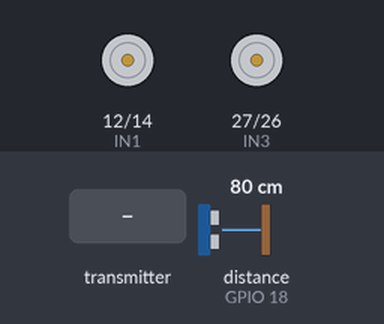
A sketch run on a simulated ESP32. Shown: motor-driver pin pairs drawn as motors (green arrow = first pin HIGH = forward, orange = second pin HIGH = backward, longer = more drive, scaled by the enable pin). The inputs (shaded band) are chosen by the test bench; at power-on: distance to the obstacle (sensor on GPIO 18) 80 cm. The echo pulse lasts 58.3 µs per cm; what the sketch prints to the serial monitor is not drawn.

Above: at 1.2 s.
1.3 s: the transmitter starts sending cmd = forward
2.8 s: the transmitter starts sending speed = 1024
At 4.0 s:
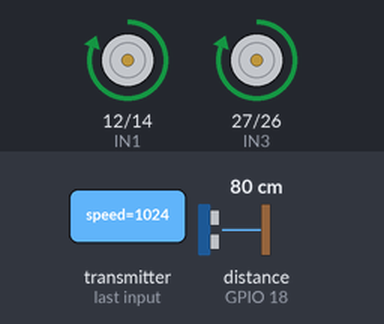
4.3 s: the transmitter starts sending cmd = backward
At 5.0 s:
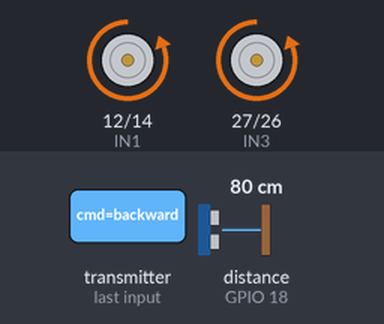
5.8 s: the transmitter starts sending speed = 0
At 6.1 s:
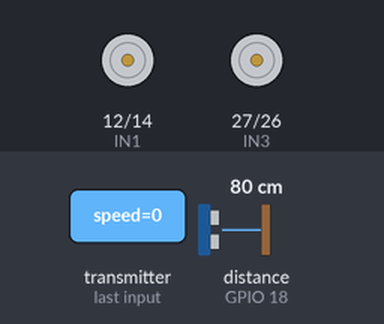
7.3 s: the transmitter starts sending cmd = left
8.8 s: the transmitter starts sending speed = 2048
At 9.6 s:
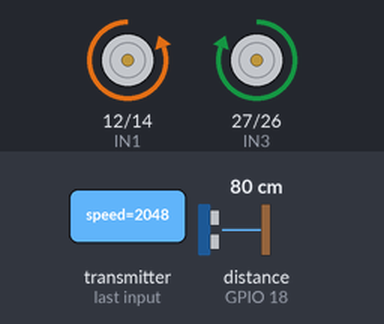
Timing chart, 0 to 11.3 s (numbered marks = the images above; inputs shaded):
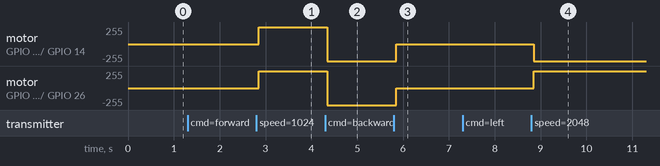

Measured:
- after the input at 2.8 s, motor on GPIO 12 (IN1) / GPIO 14 (IN2), motor on GPIO 27 (IN3) / GPIO 26 (IN4): stopped → forward 255/255 after 0.06 s
- after the input at 4.3 s, motor on GPIO 12 (IN1) / GPIO 14 (IN2), motor on GPIO 27 (IN3) / GPIO 26 (IN4): forward 255/255 → backward 255/255 after 0.05 s
- after the input at 5.8 s, motor on GPIO 12 (IN1) / GPIO 14 (IN2), motor on GPIO 27 (IN3) / GPIO 26 (IN4): backward 255/255 → stopped after 0.05 s
- after the input at 8.8 s, motor on GPIO 12 (IN1) / GPIO 14 (IN2): stopped → backward 255/255 after 0.05 s; motor on GPIO 27 (IN3) / GPIO 26 (IN4): stopped → forward 255/255 after 0.05 s

The sketch:

main_car.ino
```cpp
#include "motor_control.h"
#include "sensor_ultrasonic.h"
#include "espnow_comm.h"
#include "auto_mode.h"

void setup() {
  Serial.begin(115200);

  initMotors();
  initUltrasonic();
  initESPNow();

  Serial.println("System Ready");
}

void loop() {
  if (autoMode) {
    runAutoMode();
  }

  if (newGloveCmd) {
    executeMove(String(glovePacket.cmd), glovePacket.speed);
    newGloveCmd = false;
  }
}
```

auto_mode.c
```cpp
#include "auto_mode.h"
#include "motor_control.h"
#include "sensor_ultrasonic.h"

bool autoMode = false;

void runAutoMode(){
  int d = getDistance();

  if(d > 30){
    executeMove("forward",180);
  } else {
    stopAll();
    delay(200);
    executeMove("backward",180);
    delay(300);
    stopAll();
  }
}
```

auto_mode.h
```cpp
#ifndef AUTO_MODE_H
#define AUTO_MODE_H

#include <Arduino.h>

extern bool autoMode;

void runAutoMode();

#endif
```

espnow_comm.c
```cpp
#include "espnow_comm.h"
#include <WiFi.h>

GlovePacket glovePacket;
bool newGloveCmd=false;

void onReceive(const esp_now_recv_info_t *info,const uint8_t *data,int len){
  if(len==sizeof(GlovePacket)){
    memcpy(&glovePacket,data,sizeof(GlovePacket));
    newGloveCmd=true;
  }
}

void initESPNow(){
  WiFi.mode(WIFI_STA);

  if(esp_now_init()!=ESP_OK){
    Serial.println("ESP-NOW init failed");
    return;
  }

  esp_now_register_recv_cb(onReceive);
}
```

espnow_comm.h
```cpp
#ifndef ESPNOW_COMM_H
#define ESPNOW_COMM_H

#include <esp_now.h>

typedef struct {
  char cmd[12];
  int speed;
} GlovePacket;

extern GlovePacket glovePacket;
extern bool newGloveCmd;

void initESPNow();

#endif
```

motor_control.c
```cpp
#include "motor_control.h"
#include "sensor_ultrasonic.h"

bool handBrake = false;
String currentDir = "stop";

#define IN1 12
#define IN2 14
#define IN3 27
#define IN4 26
#define ENA 13
#define ENB 25

void initMotors() {
  pinMode(IN1,OUTPUT); pinMode(IN2,OUTPUT);
  pinMode(IN3,OUTPUT); pinMode(IN4,OUTPUT);
  pinMode(ENA,OUTPUT); pinMode(ENB,OUTPUT);
}

void stopAll() {
  digitalWrite(IN1,LOW); digitalWrite(IN2,LOW);
  digitalWrite(IN3,LOW); digitalWrite(IN4,LOW);
  analogWrite(ENA,0); analogWrite(ENB,0);
  currentDir="stop";
}

void motorDrive(int s1,int s2,int s3,int s4,int spA,int spB){
  if(handBrake){ stopAll(); return; }

  digitalWrite(IN1,s1); digitalWrite(IN2,s2);
  digitalWrite(IN3,s3); digitalWrite(IN4,s4);

  analogWrite(ENA,spA);
  analogWrite(ENB,spB);
}

void executeMove(String dir,int spd){
  currentDir=dir;

  if(dir=="forward"){
    if(getDistance()>30) motorDrive(HIGH,LOW,HIGH,LOW,spd,spd);
    else stopAll();
  }
  else if(dir=="backward"){
    motorDrive(LOW,HIGH,LOW,HIGH,spd,spd);
  }
  else if(dir=="left"){
    motorDrive(LOW,HIGH,HIGH,LOW,spd,spd);
  }
  else if(dir=="right"){
    motorDrive(HIGH,LOW,LOW,HIGH,spd,spd);
  }
  else{
    stopAll();
  }
}
```

motor_control.h
```cpp
#ifndef MOTOR_CONTROL_H
#define MOTOR_CONTROL_H

#include <Arduino.h>

extern bool handBrake;
extern String currentDir;

void initMotors();
void stopAll();
void emergencyBrake();
void smoothStop();
void motorDrive(int,int,int,int,int,int);
void executeMove(String dir, int spd);

#endif
```

sensor_ultrasonic.c
```cpp
#include "sensor_ultrasonic.h"

#define TRIG_PIN 5
#define ECHO_PIN 18

void initUltrasonic(){
  pinMode(TRIG_PIN,OUTPUT);
  pinMode(ECHO_PIN,INPUT);
}

int getDistance(){
  digitalWrite(TRIG_PIN,LOW);
  delayMicroseconds(2);
  digitalWrite(TRIG_PIN,HIGH);
  delayMicroseconds(10);
  digitalWrite(TRIG_PIN,LOW);

  long d = pulseIn(ECHO_PIN,HIGH,25000);
  return (d==0)?400:(int)(d*0.034/2);
}
```

sensor_ultrasonic.h
```cpp
#ifndef SENSOR_ULTRASONIC_H
#define SENSOR_ULTRASONIC_H

#include <Arduino.h>

void initUltrasonic();
int getDistance();

#endif
```
